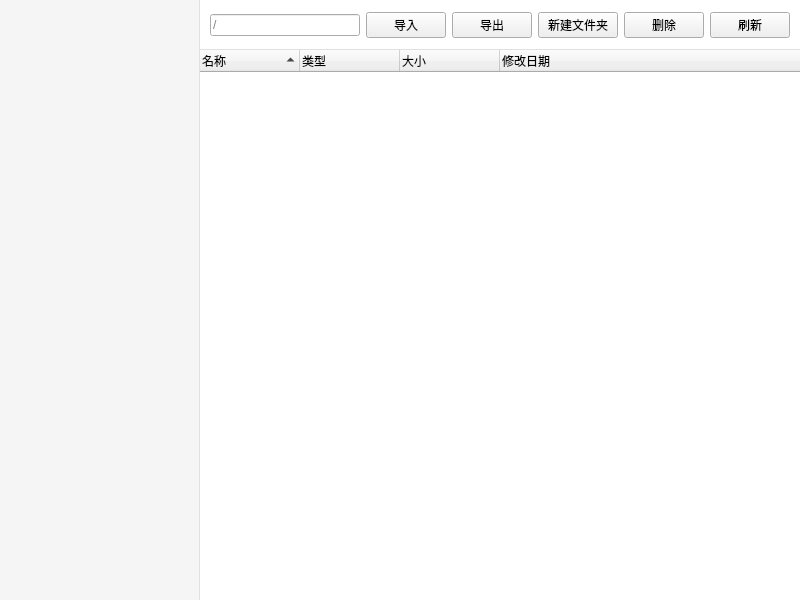
<?xml version="1.0" encoding="UTF-8"?>
<ui version="4.0">
 <class>FilePage</class>
 <widget class="QWidget" name="FilePage">
  <property name="geometry">
   <rect>
    <x>0</x>
    <y>0</y>
    <width>800</width>
    <height>600</height>
   </rect>
  </property>
  <property name="windowTitle">
   <string>File Page</string>
  </property>
  <layout class="QHBoxLayout" name="horizontalLayout">
   <property name="spacing">
    <number>0</number>
   </property>
   <property name="leftMargin">
    <number>0</number>
   </property>
   <property name="topMargin">
    <number>0</number>
   </property>
   <property name="rightMargin">
    <number>0</number>
   </property>
   <property name="bottomMargin">
    <number>0</number>
   </property>
   <item>
    <widget class="QTreeWidget" name="sidebarTree">
     <property name="maximumSize">
      <size>
       <width>200</width>
       <height>16777215</height>
      </size>
     </property>
     <property name="styleSheet">
      <string>QTreeWidget {
    background-color: #f5f5f5;
    border: none;
    border-right: 1px solid #e0e0e0;
}
QTreeWidget::item {
    height: 32px;
    padding-left: 5px;
}
QTreeWidget::item:selected {
    background-color: #e3f2fd;
    color: #1976d2;
}</string>
     </property>
     <property name="headerHidden">
      <bool>true</bool>
     </property>
     <column>
      <property name="text">
       <string>1</string>
      </property>
     </column>
    </widget>
   </item>
   <item>
    <layout class="QVBoxLayout" name="mainLayout">
     <property name="leftMargin">
      <number>0</number>
     </property>
     <property name="topMargin">
      <number>0</number>
     </property>
     <property name="rightMargin">
      <number>0</number>
     </property>
     <property name="bottomMargin">
      <number>0</number>
     </property>
     <item>
      <widget class="QFrame" name="toolbarFrame">
       <property name="minimumSize">
        <size>
         <width>0</width>
         <height>50</height>
        </size>
       </property>
       <property name="styleSheet">
        <string>QFrame#toolbarFrame {
    background-color: white;
    border-bottom: 1px solid #e0e0e0;
}</string>
       </property>
       <property name="frameShape">
        <enum>QFrame::NoFrame</enum>
       </property>
       <layout class="QHBoxLayout" name="horizontalLayout_2">
        <property name="leftMargin">
         <number>10</number>
        </property>
        <property name="topMargin">
         <number>5</number>
        </property>
        <property name="rightMargin">
         <number>10</number>
        </property>
        <property name="bottomMargin">
         <number>5</number>
        </property>
        <item>
         <widget class="QLineEdit" name="pathEdit">
          <property name="readOnly">
           <bool>true</bool>
          </property>
          <property name="placeholderText">
           <string>/</string>
          </property>
         </widget>
        </item>
        <item>
         <widget class="QPushButton" name="btnImport">
          <property name="text">
           <string>导入</string>
          </property>
          <property name="icon">
           <iconset theme="document-open"/>
          </property>
         </widget>
        </item>
        <item>
         <widget class="QPushButton" name="btnExport">
          <property name="text">
           <string>导出</string>
          </property>
          <property name="icon">
           <iconset theme="document-save"/>
          </property>
         </widget>
        </item>
        <item>
         <widget class="QPushButton" name="btnNewFolder">
          <property name="text">
           <string>新建文件夹</string>
          </property>
          <property name="icon">
           <iconset theme="folder-new"/>
          </property>
         </widget>
        </item>
        <item>
         <widget class="QPushButton" name="btnDelete">
          <property name="text">
           <string>删除</string>
          </property>
          <property name="icon">
           <iconset theme="edit-delete"/>
          </property>
         </widget>
        </item>
        <item>
         <widget class="QPushButton" name="btnRefresh">
          <property name="text">
           <string>刷新</string>
          </property>
          <property name="icon">
           <iconset theme="view-refresh"/>
          </property>
         </widget>
        </item>
       </layout>
      </widget>
     </item>
     <item>
      <widget class="QTreeWidget" name="fileList">
       <property name="styleSheet">
        <string>QTreeWidget {
    border: none;
    background-color: white;
}
QTreeWidget::item {
    height: 30px;
}
QTreeWidget::item:selected {
    background-color: #e3f2fd;
    color: black;
}</string>
       </property>
       <property name="rootIsDecorated">
        <bool>false</bool>
       </property>
       <property name="itemsExpandable">
        <bool>false</bool>
       </property>
       <property name="sortingEnabled">
        <bool>true</bool>
       </property>
       <column>
        <property name="text">
         <string>名称</string>
        </property>
       </column>
       <column>
        <property name="text">
         <string>类型</string>
        </property>
       </column>
       <column>
        <property name="text">
         <string>大小</string>
        </property>
       </column>
       <column>
        <property name="text">
         <string>修改日期</string>
        </property>
       </column>
      </widget>
     </item>
    </layout>
   </item>
  </layout>
 </widget>
 <resources/>
 <connections/>
</ui>
